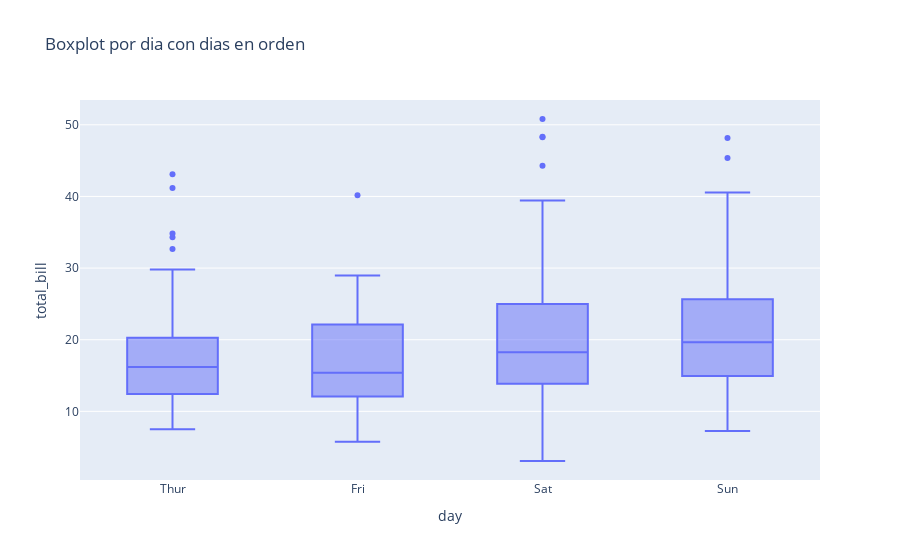

Notebook source saved alongside this figure:
### Code cell
px.box(tips,x = 'day',y='total_bill', title= 'Boxplot por dia con dias en orden',
       category_orders= {'day': ["Thur","Fri","Sat", "Sun"]})

### Figure 1 — Plotly figure (JSON) as saved in the notebook; plotly's stock layout.template omitted (floating-point values rounded to 4 significant figures; data arrays with more than 128 entries replaced by an {"elided": "..."} marker saying what was removed)
{"data": [{"alignmentgroup": "True", "hovertemplate": "day=%{x}<br>total_bill=%{y}<extra></extra>", "legendgroup": "", "marker": {"color": "#636efa"}, "name": "", "notched": false, "offsetgroup": "", "orientation": "v", "showlegend": false, "type": "box", "x": {"elided": "244 str values"}, "x0": " ", "xaxis": "x", "y": {"elided": "244 float values"}, "y0": " ", "yaxis": "y"}], "layout": {"autosize": true, "boxmode": "group", "legend": {"tracegroupgap": 0}, "title": {"text": "Boxplot por dia con dias en orden"}, "xaxis": {"anchor": "y", "autorange": true, "categoryarray": ["Thur", "Fri", "Sat", "Sun"], "categoryorder": "array", "domain": [0, 1], "range": [-0.5, 3.5], "title": {"text": "day"}, "type": "category"}, "yaxis": {"anchor": "x", "autorange": true, "domain": [0, 1], "range": [0.4178, 53.46], "title": {"text": "total_bill"}, "type": "linear"}}}
